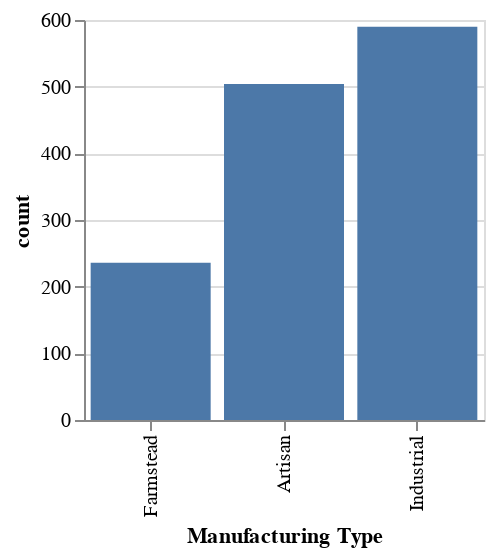

This figure's notebook cell:
### Code cell
plot_non_organic =alt.Chart(manuf_df_non_organic).mark_bar().encode(
                    x =alt.X("ManufacturingTypeEn",sort ='y',title="Manufacturing Type"),
                    y= alt.Y("CheeseId:Q",title=" count")).properties (width =200, height =200)
                    
plot_non_organic

### Figure 1 — Vega-Lite specification as saved in the notebook (floating-point values rounded to 4 significant figures)
{"config": {"view": {"continuousWidth": 400, "continuousHeight": 300}}, "data": {"name": "data-c329a15df520293444b6fc42df039c21"}, "mark": "bar", "encoding": {"x": {"type": "nominal", "field": "ManufacturingTypeEn", "sort": "y", "title": "Manufacturing Type"}, "y": {"type": "quantitative", "field": "CheeseId", "title": " count"}}, "height": 200, "width": 200, "$schema": "https://vega.github.io/schema/vega-lite/v4.8.1.json", "datasets": {"data-c329a15df520293444b6fc42df039c21": [{"ManufacturingTypeEn": "Artisan", "Organic": 0, "CheeseId": 504, "total": 1330, "ratio": 37.89}, {"ManufacturingTypeEn": "Farmstead", "Organic": 0, "CheeseId": 236, "total": 1330, "ratio": 17.74}, {"ManufacturingTypeEn": "Industrial", "Organic": 0, "CheeseId": 590, "total": 1330, "ratio": 44.36}]}}
